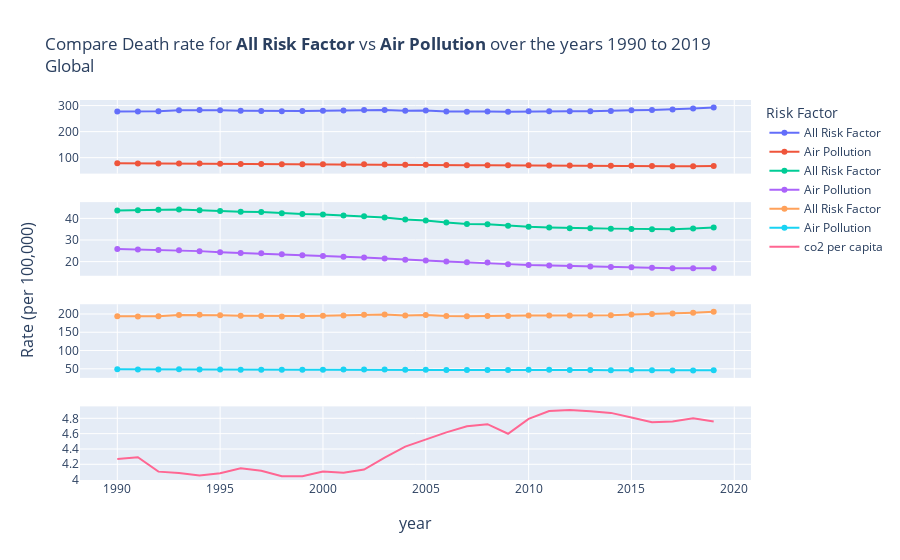

Notebook cell for this chart:
### Code cell
global_df = cause_df[cause_df.location == "Global"]
co2_world = co2_df[co2_df.country=="World"]
draw_plot(global_df, co2_world, "Global" )
